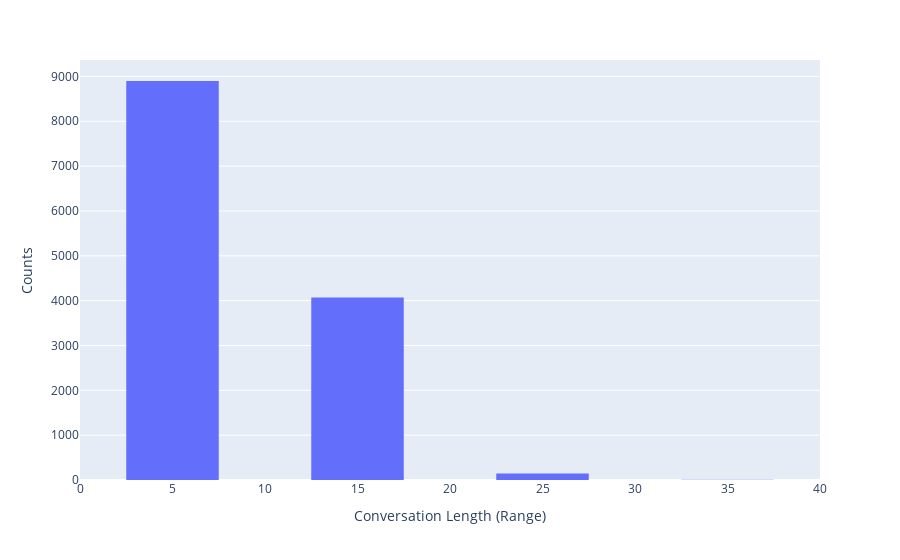

This figure's notebook cell:
### Code cell
# create the bins
counts, bins = np.histogram(conversation_length, bins=range(0, 40, 5))
bins = 0.5 * (bins[:-1] + bins[1:])

fig = px.histogram(x=bins, y=counts)

fig.update_layout(
    bargap=0.5, hovermode = 'x',
    xaxis_title="Conversation Length (Range)",
    yaxis_title="Counts"
)

fig.show()

### Figure 1 — Plotly figure (JSON) as saved in the notebook; plotly's stock layout.template omitted (floating-point values rounded to 4 significant figures)
{"data": [{"alignmentgroup": "True", "bingroup": "x", "histfunc": "sum", "hovertemplate": "x=%{x}<br>sum of y=%{y}<extra></extra>", "legendgroup": "", "marker": {"color": "#636efa", "pattern": {"shape": ""}}, "name": "", "offsetgroup": "", "orientation": "v", "showlegend": false, "type": "histogram", "x": [2.5, 7.5, 12.5, 17.5, 22.5, 27.5, 32.5], "xaxis": "x", "y": [3320, 5578, 3477, 591, 122, 23, 7], "yaxis": "y"}], "layout": {"bargap": 0.5, "barmode": "relative", "hovermode": "x", "legend": {"tracegroupgap": 0}, "margin": {"t": 60}, "xaxis": {"anchor": "y", "domain": [0, 1], "title": {"text": "Conversation Length (Range)"}}, "yaxis": {"anchor": "x", "domain": [0, 1], "title": {"text": "Counts"}}}}
